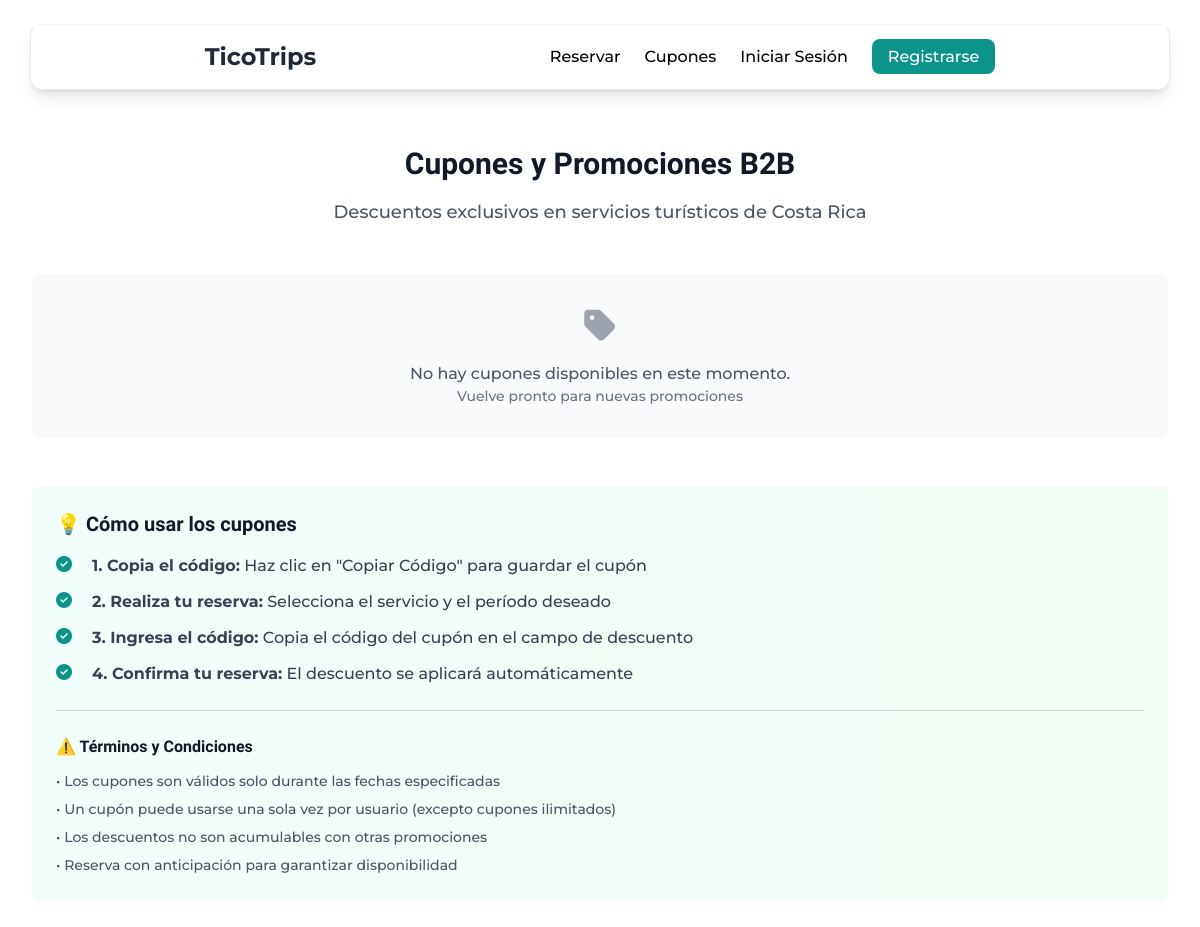
/index.php?controller=business&action=showPromotions, run on an earlier commit of the app's database.
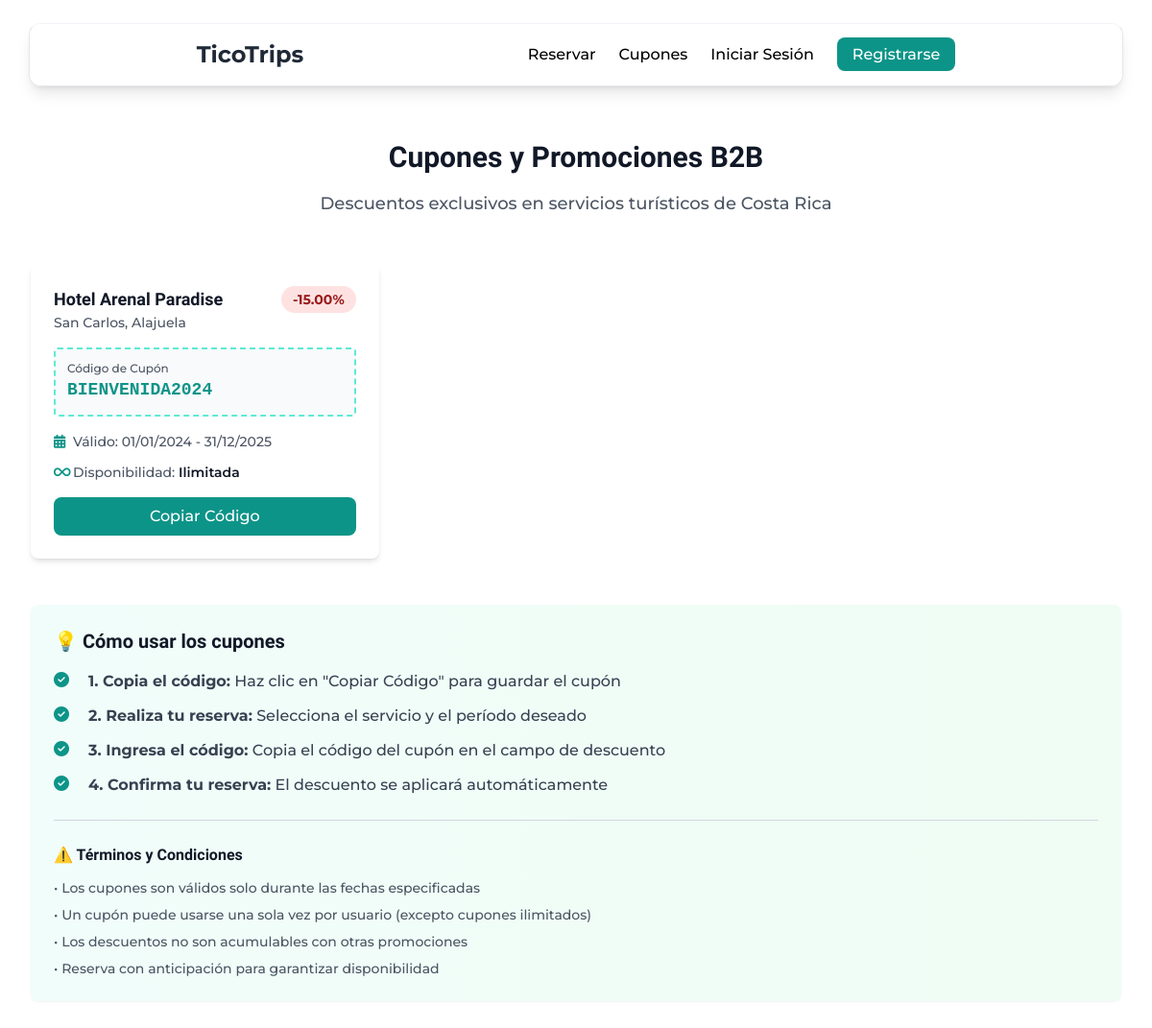
And on a later commit of the database.
### tables this page shows
CREATE TABLE `cupones_b2b` (
`id_cupon` BIGINT UNSIGNED NOT NULL AUTO_INCREMENT,
`id_negocio_fk` BIGINT UNSIGNED NOT NULL,
`codigo_cupon` VARCHAR(50) NOT NULL UNIQUE,
`tipo_descuento` ENUM('Porcentaje', 'MontoFijo') NOT NULL,
`valor_descuento` DECIMAL(10, 2) NOT NULL,
`fecha_inicio` DATE NOT NULL,
`fecha_fin` DATE NOT NULL,
`usos_restantes` INT UNSIGNED,
`id_estatus` INT UNSIGNED NOT NULL DEFAULT 1,  
`fecha_creacion` TIMESTAMP DEFAULT CURRENT_TIMESTAMP,
PRIMARY KEY (`id_cupon`),
FOREIGN KEY (`id_negocio_fk`) REFERENCES `negocios`(`id_negocio`) ON DELETE CASCADE,
FOREIGN KEY (`id_estatus`) REFERENCES `estatus`(`id_estatus`)
);

CREATE TABLE `negocios` (
`id_negocio` BIGINT UNSIGNED NOT NULL AUTO_INCREMENT,
`id_usuario_fk` BIGINT UNSIGNED NOT NULL,  

 
`nombre_legal` VARCHAR(255) NOT NULL,
`nombre_publico` VARCHAR(255) NOT NULL,
`id_categoria_fk` INT UNSIGNED NOT NULL,   
`descripcion_corta` TEXT,
`telefono_contacto` VARCHAR(20) NOT NULL,
`correo_contacto` VARCHAR(255) NOT NULL,
    
 
`tipo_cedula` VARCHAR(20),
`cedula_hacienda` VARCHAR(50) NOT NULL UNIQUE, 
`nombre_representante` VARCHAR(255),
`no_licencia_municipal` VARCHAR(100),
    
 
`ruta_cedula_frente` VARCHAR(255),
`ruta_cedula_reverso` VARCHAR(255),
`foto_portada` VARCHAR(255),
    
 
`id_ubicacion_fk` INT UNSIGNED NOT NULL,
`direccion_exacta` TEXT,
`link_google_maps` VARCHAR(500),
`link_waze` VARCHAR(500),
    
 
`fecha_solicitud` TIMESTAMP DEFAULT CURRENT_TIMESTAMP,
`id_estatus` INT UNSIGNED NOT NULL DEFAULT 3,  
    
PRIMARY KEY (`id_negocio`),
    
 
FOREIGN KEY (`id_usuario_fk`) REFERENCES `usuarios`(`id_usuario`) ON DELETE CASCADE,
FOREIGN KEY (`id_categoria_fk`) REFERENCES `categorias`(`id_categoria`), 
FOREIGN KEY (`id_ubicacion_fk`) REFERENCES `ubicaciones`(`id_ubicacion`),
FOREIGN KEY (`id_estatus`) REFERENCES `estatus`(`id_estatus`)
);

CREATE TABLE `ubicaciones` (
`id_ubicacion` INT UNSIGNED NOT NULL AUTO_INCREMENT,
`provincia` VARCHAR(100) NOT NULL,
`canton` VARCHAR(100) NOT NULL,
`distrito` VARCHAR(100) NOT NULL,
PRIMARY KEY (`id_ubicacion`)
);

### app/controllers/BusinessController.php (called while the page is built, shortened)
<?php
class BusinessController {
    private $businessModel;
    public function __construct() {
        $this->pdo = Database::getInstance()->getConnection();
        $this->businessModel = new Business($this->pdo);
    }
    public function showPromotions() {
        $cupones = $this->businessModel->getActiveCoupons();
        require_once __DIR__ . '/../views/business/promotions.php';
    }
}

### app/config/autoload.php (called while the page is built, shortened)
<?php
spl_autoload_register(function ($class) {
    $directories = [
        __DIR__ . '/../controllers/',
        __DIR__ . '/../models/',
        __DIR__ . '/../config/'
    ];
    foreach ($directories as $directory) {
        $file = $directory . $class . '.php';
        if (file_exists($file)) {
            return;
        }
    }
});

### app/config/database.php (called while the page is built, shortened)
<?php
class Database {
    private static $instance = null;
    private $pdo;
    private $db_host = 'localhost';
    private $db_name = 'tico_trips_db';
    private $db_user = 'root';
    private $db_pass = '';
    private $db_charset = 'utf8mb4';
    private $db_port = 3306;
    private function __construct() {
        $dsn = "mysql:host={$this->db_host};dbname={$this->db_name};charset={$this->db_charset};port={$this->db_port}";
        $options = [
            PDO::ATTR_ERRMODE => PDO::ERRMODE_EXCEPTION,
            PDO::ATTR_DEFAULT_FETCH_MODE => PDO::FETCH_ASSOC,
            PDO::ATTR_EMULATE_PREPARES => false
        ];
        try {
            $this->pdo = new PDO($dsn, $this->db_user, $this->db_pass, $options);
        } catch (PDOException $e) {
            error_log("Error de conexión a la base de datos: " . $e->getMessage());
            die("Error de conexión a la base de datos. Contacte al administrador.");
        }
    }
    public static function getInstance() {
        if (self::$instance === null) {
            self::$instance = new self();
        }
        return self::$instance;
    }
    public function getConnection() {
        return $this->pdo;
    }
}

### app/models/Business.php (called while the page is built, shortened)
<?php
class Business {
    private $pdo;
    public function __construct($pdo) {
        $this->pdo = $pdo;
    }
    public function getActiveCoupons() {
        try {
            $stmt = $this->pdo->prepare("
                SELECT cb.*, n.nombre_publico as nombre_negocio, n.id_ubicacion_fk,
                       u.provincia, u.canton
                FROM cupones_b2b cb
                JOIN negocios n ON cb.id_negocio_fk = n.id_negocio
                JOIN ubicaciones u ON n.id_ubicacion_fk = u.id_ubicacion
                WHERE cb.id_estatus = 1
                AND cb.fecha_inicio <= CURDATE()
                AND cb.fecha_fin >= CURDATE()
                ORDER BY cb.fecha_fin ASC
            ");
            $stmt->execute();
            return $stmt->fetchAll();
        } catch (PDOException $e) {
            Logger::error("Error obteniendo cupones activos: " . $e->getMessage());
            return [];
        }
    }
}

### app/views/business/promotions.php (the view, shortened to what the changed rows need)
<?php
require_once __DIR__ . '/../layouts/header.php';
?>
    <main class="max-w-7xl mx-auto px-4 sm:px-6 lg:px-8 py-8">
        <div class="text-center mb-12">
            <h1 class="text-3xl font-bold text-gray-900">Cupones y Promociones B2B</h1>
        </div>
        <div class="grid grid-cols-1 md:grid-cols-2 lg:grid-cols-3 gap-6">
            <?php if (!empty($cupones)): ?>
                <?php foreach ($cupones as $cupon): ?>
                    <div class="bg-white rounded-lg shadow-md overflow-hidden hover:shadow-lg transition-shadow">
                        <div class="p-6">
                            <div class="flex justify-between items-start mb-4">
                                <div class="flex-1">
                                    <h3 class="text-lg font-bold text-gray-900"><?php echo htmlspecialchars($cupon['nombre_negocio']); ?></h3>
                                    <p class="text-sm text-gray-600"><?php echo htmlspecialchars($cupon['canton'] . ', ' . $cupon['provincia']); ?></p>
                                </div>
                                <span class="inline-flex items-center px-3 py-1 rounded-full text-sm font-bold bg-red-100 text-red-800 ml-2">
                                    <?php
                                        if ($cupon['tipo_descuento'] === 'Porcentaje') {
                                            echo '-' . $cupon['valor_descuento'] . '%';
                                        } else {
                                            echo '-₡' . number_format($cupon['valor_descuento'], 0);
                                        }
                                    ?>
                                </span>
                            </div>
                            <div class="mb-4 p-3 bg-gray-50 rounded border-2 border-dashed border-teal-300">
                                <p class="text-xs text-gray-600">Código de Cupón</p>
                                <p class="text-lg font-mono font-bold text-teal-600"><?php echo htmlspecialchars($cupon['codigo_cupon']); ?></p>
                            </div>
                            <div class="space-y-3 mb-4">
                                <div class="flex items-center text-sm text-gray-600">
                                    <i class="fas fa-calendar-alt w-5 text-teal-600"></i>
                                    <span>Válido: <?php echo date('d/m/Y', strtotime($cupon['fecha_inicio'])); ?> - <?php echo date('d/m/Y', strtotime($cupon['fecha_fin'])); ?></span>
                                </div>
                                <?php if ($cupon['usos_restantes'] !== null): ?>
                                    <div class="flex items-center text-sm text-gray-600">
                                        <i class="fas fa-ticket-alt w-5 text-teal-600"></i>
                                        <span>Disponibles:
                                            <span class="font-semibold text-gray-900"><?php echo $cupon['usos_restantes']; ?></span>
                                        </span>
                                    </div>
                                <?php else: ?>
                                    <div class="flex items-center text-sm text-gray-600">
                                        <i class="fas fa-infinity w-5 text-teal-600"></i>
                                        <span>Disponibilidad: <span class="font-semibold text-gray-900">Ilimitada</span></span>
                                    </div>
                                <?php endif; ?>
                            </div>
                            <button onclick="copiarCodigo('<?php echo htmlspecialchars($cupon['codigo_cupon']); ?>')"
                                class="w-full bg-teal-600 text-white px-4 py-2 rounded-lg hover:bg-teal-700 transition-colors font-medium">
                                Copiar Código
                            </button>
                        </div>
                    </div>
                <?php endforeach; ?>
            <?php else: ?>
                <div class="col-span-full p-8 bg-gray-50 rounded-lg text-center">
                    <i class="fas fa-tag text-4xl text-gray-400 mb-4"></i>
                    <p class="text-gray-600">No hay cupones disponibles en este momento.</p>
                    <p class="text-sm text-gray-500">Vuelve pronto para nuevas promociones</p>
                </div>
            <?php endif; ?>
        </div>
        <div class="mt-12 bg-gradient-to-r from-teal-50 to-green-50 rounded-lg shadow-sm p-6">
            <h2 class="text-xl font-bold text-gray-900 mb-4">💡 Cómo usar los cupones</h2>
        </div>
    </main>
<?php require_once __DIR__ . '/../layouts/footer.php'; ?>

What changed in the data, as far as the page shows it:
added cupones_b2b: id_negocio_fk.nombre_publico "Hotel Arenal Paradise", ubicaciones.canton+provincia "San Carlos, Alajuela", valor_descuento "15.00", codigo_cupon "BIENVENIDA2024", fecha_inicio "01/01/2024", fecha_fin "31/12/2025", shows "Disponibilidad:"
Also different on the page:
text no longer shown: "No hay cupones disponibles en este momento. Vuelve pronto para nuevas promociones"
